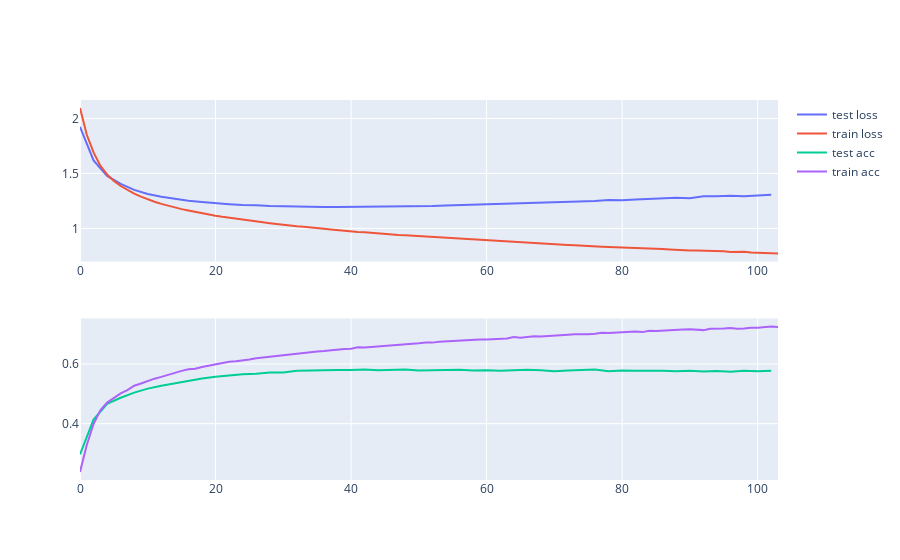

The notebook cell saved with this chart:
### Code cell
import torch.nn.functional as F
import numpy as np
import plotly.graph_objects as go
from IPython.display import clear_output
from plotly.subplots import make_subplots

device = torch.device('mps')

data_loader = DataLoader(
    image_gpt_train_dataset,
    batch_size=512,
)
test_data_loader = DataLoader(
    image_gpt_test_dataset,
    batch_size=512,
    shuffle=False,
)


optimizer = torch.optim.Adam(image_gpt_clf.parameters(), lr=0.0001)
image_gpt_clf.to(device)

train_losses = []
train_acc = []
train_x = []

test_losses = []
test_acc = []
test_x = []

for i in range(len(train_x), 600):
    image_gpt_clf.train()

    epoch_losses = []
    epoch_acc = []
    for batch in tqdm(data_loader):
        optimizer.zero_grad()

        batch['input_ids'] = batch['input_ids'].to(device)
        batch['labels'] = batch['labels'].to(device)

        output = image_gpt_clf(**batch)
        loss = F.cross_entropy(output.logits, batch['labels'])
        acc = (output.logits.argmax(-1) == batch['labels']).float().mean()

        loss.backward()
        optimizer.step()

        epoch_losses.append(loss.cpu().item())
        epoch_acc.append(acc.cpu().item())
    
    train_losses.append(np.mean(epoch_losses))
    train_acc.append(np.mean(epoch_acc))
    train_x.append(i)
    
    if i % 2 ==0:
        image_gpt_clf.eval()
        epoch_losses = []
        epoch_acc = []

        with torch.no_grad():
            for batch in tqdm(test_data_loader):
                batch['input_ids'] = batch['input_ids'].to(device)
                batch['labels'] = batch['labels'].to(device)

                output = image_gpt_clf(**batch)
                loss = F.cross_entropy(output.logits, batch['labels'])
                acc = (output.logits.argmax(-1) == batch['labels']).float().mean()

                epoch_losses.append(loss.cpu().item())
                epoch_acc.append(acc.cpu().item())

        test_losses.append(np.mean(epoch_losses))
        test_acc.append(np.mean(epoch_acc))
        test_x.append(i)
        
    
    
    clear_output(wait=True)
    fig = make_subplots(rows=2, cols=1)
    fig.add_trace(go.Scatter(x=test_x, y=test_losses, mode='lines', name='test loss'), row=1, col=1)
    fig.add_trace(go.Scatter(x=train_x, y=train_losses, mode='lines', name='train loss'), row=1, col=1)
    fig.add_trace(go.Scatter(x=test_x, y=test_acc, mode='lines', name='test acc'), row=2, col=1)
    fig.add_trace(go.Scatter(x=train_x, y=train_acc, mode='lines', name='train acc'), row=2, col=1)
    fig.show()

### Figure 1 — Plotly figure (JSON) as saved in the notebook; plotly's stock layout.template omitted (floating-point values rounded to 4 significant figures)
{"data": [{"mode": "lines", "name": "test loss", "type": "scatter", "x": [0, 2, 4, 6, 8, 10, 12, 14, 16, 18, 20, 22, 24, 26, 28, 30, 32, 34, 36, 38, 40, 42, 44, 46, 48, 50, 52, 54, 56, 58, 60, 62, 64, 66, 68, 70, 72, 74, 76, 78, 80, 82, 84, 86, 88, 90, 92, 94, 96, 98, 100, 102], "xaxis": "x", "y": [1.925, 1.619, 1.478, 1.404, 1.351, 1.313, 1.289, 1.269, 1.252, 1.24, 1.228, 1.22, 1.212, 1.212, 1.203, 1.2, 1.197, 1.195, 1.195, 1.195, 1.195, 1.197, 1.197, 1.196, 1.2, 1.203, 1.204, 1.209, 1.212, 1.216, 1.217, 1.223, 1.23, 1.232, 1.235, 1.236, 1.243, 1.243, 1.248, 1.259, 1.257, 1.264, 1.27, 1.271, 1.28, 1.275, 1.293, 1.292, 1.297, 1.292, 1.301, 1.307], "yaxis": "y"}, {"mode": "lines", "name": "train loss", "type": "scatter", "x": [0, 1, 2, 3, 4, 5, 6, 7, 8, 9, 10, 11, 12, 13, 14, 15, 16, 17, 18, 19, 20, 21, 22, 23, 24, 25, 26, 27, 28, 29, 30, 31, 32, 33, 34, 35, 36, 37, 38, 39, 40, 41, 42, 43, 44, 45, 46, 47, 48, 49, 50, 51, 52, 53, 54, 55, 56, 57, 58, 59, 60, 61, 62, 63, 64, 65, 66, 67, 68, 69, 70, 71, 72, 73, 74, 75, 76, 77, 78, 79, 80, 81, 82, 83, 84, 85, 86, 87, 88, 89, 90, 91, 92, 93, 94, 95, 96, 97, 98, 99, 100, 101, 102, 103], "xaxis": "x", "y": [2.095, 1.852, 1.691, 1.571, 1.49, 1.432, 1.386, 1.348, 1.316, 1.289, 1.264, 1.243, 1.223, 1.206, 1.188, 1.175, 1.162, 1.15, 1.137, 1.125, 1.116, 1.106, 1.096, 1.087, 1.081, 1.071, 1.062, 1.056, 1.047, 1.04, 1.033, 1.027, 1.02, 1.015, 1.007, 1.002, 0.9968, 0.9913, 0.9841, 0.9789, 0.9746, 0.9669, 0.9651, 0.9591, 0.9547, 0.9509, 0.9469, 0.9406, 0.9381, 0.9343, 0.9284, 0.9231, 0.9222, 0.9151, 0.9125, 0.9082, 0.9041, 0.9021, 0.8969, 0.8937, 0.8916, 0.8877, 0.881, 0.8786, 0.8735, 0.8754, 0.8704, 0.8634, 0.862, 0.8579, 0.8579, 0.8504, 0.8497, 0.8473, 0.8457, 0.8422, 0.8388, 0.8343, 0.8317, 0.8298, 0.8268, 0.8254, 0.8191, 0.8202, 0.815, 0.8138, 0.8118, 0.8077, 0.8032, 0.8006, 0.7989, 0.798, 0.7978, 0.7948, 0.7913, 0.7914, 0.7862, 0.787, 0.7866, 0.7803, 0.7788, 0.7754, 0.7725, 0.7729], "yaxis": "y"}, {"mode": "lines", "name": "test acc", "type": "scatter", "x": [0, 2, 4, 6, 8, 10, 12, 14, 16, 18, 20, 22, 24, 26, 28, 30, 32, 34, 36, 38, 40, 42, 44, 46, 48, 50, 52, 54, 56, 58, 60, 62, 64, 66, 68, 70, 72, 74, 76, 78, 80, 82, 84, 86, 88, 90, 92, 94, 96, 98, 100, 102], "xaxis": "x2", "y": [0.2968, 0.4137, 0.4662, 0.4869, 0.5039, 0.5174, 0.5267, 0.5351, 0.5433, 0.5509, 0.5571, 0.5616, 0.5652, 0.5671, 0.5712, 0.5715, 0.5774, 0.5777, 0.5794, 0.5797, 0.5799, 0.5811, 0.5791, 0.5805, 0.5813, 0.5779, 0.5782, 0.5794, 0.5804, 0.5777, 0.5788, 0.5771, 0.58, 0.581, 0.5787, 0.5759, 0.5777, 0.5786, 0.5811, 0.5754, 0.5784, 0.5774, 0.5779, 0.5776, 0.5759, 0.5771, 0.5748, 0.5761, 0.5738, 0.5772, 0.5753, 0.5775], "yaxis": "y2"}, {"mode": "lines", "name": "train acc", "type": "scatter", "x": [0, 1, 2, 3, 4, 5, 6, 7, 8, 9, 10, 11, 12, 13, 14, 15, 16, 17, 18, 19, 20, 21, 22, 23, 24, 25, 26, 27, 28, 29, 30, 31, 32, 33, 34, 35, 36, 37, 38, 39, 40, 41, 42, 43, 44, 45, 46, 47, 48, 49, 50, 51, 52, 53, 54, 55, 56, 57, 58, 59, 60, 61, 62, 63, 64, 65, 66, 67, 68, 69, 70, 71, 72, 73, 74, 75, 76, 77, 78, 79, 80, 81, 82, 83, 84, 85, 86, 87, 88, 89, 90, 91, 92, 93, 94, 95, 96, 97, 98, 99, 100, 101, 102, 103], "xaxis": "x2", "y": [0.2382, 0.3283, 0.3986, 0.4449, 0.4704, 0.4859, 0.5011, 0.5126, 0.5272, 0.5345, 0.5429, 0.5506, 0.5568, 0.5631, 0.5719, 0.5767, 0.5819, 0.5842, 0.5896, 0.5943, 0.598, 0.6012, 0.6071, 0.609, 0.6112, 0.6151, 0.6189, 0.6215, 0.6239, 0.6275, 0.631, 0.6311, 0.6342, 0.6377, 0.6388, 0.6417, 0.6431, 0.6462, 0.6485, 0.6503, 0.6508, 0.6559, 0.6553, 0.6569, 0.6585, 0.6609, 0.6637, 0.6652, 0.6656, 0.6662, 0.6695, 0.6721, 0.6715, 0.674, 0.6754, 0.678, 0.6774, 0.6789, 0.6807, 0.682, 0.6818, 0.6834, 0.6862, 0.6854, 0.6902, 0.6876, 0.6899, 0.6928, 0.692, 0.6941, 0.6939, 0.6971, 0.6982, 0.6993, 0.6988, 0.6995, 0.7012, 0.7042, 0.7033, 0.7052, 0.7055, 0.7069, 0.7088, 0.7067, 0.7114, 0.7106, 0.7123, 0.7119, 0.714, 0.7154, 0.7161, 0.7141, 0.7133, 0.7178, 0.7174, 0.7185, 0.72, 0.7178, 0.7186, 0.7213, 0.7212, 0.7232, 0.7252, 0.7235], "yaxis": "y2"}], "layout": {"xaxis": {"anchor": "y", "domain": [0, 1]}, "xaxis2": {"anchor": "y2", "domain": [0, 1]}, "yaxis": {"anchor": "x", "domain": [0.575, 1]}, "yaxis2": {"anchor": "x2", "domain": [0, 0.425]}}}
